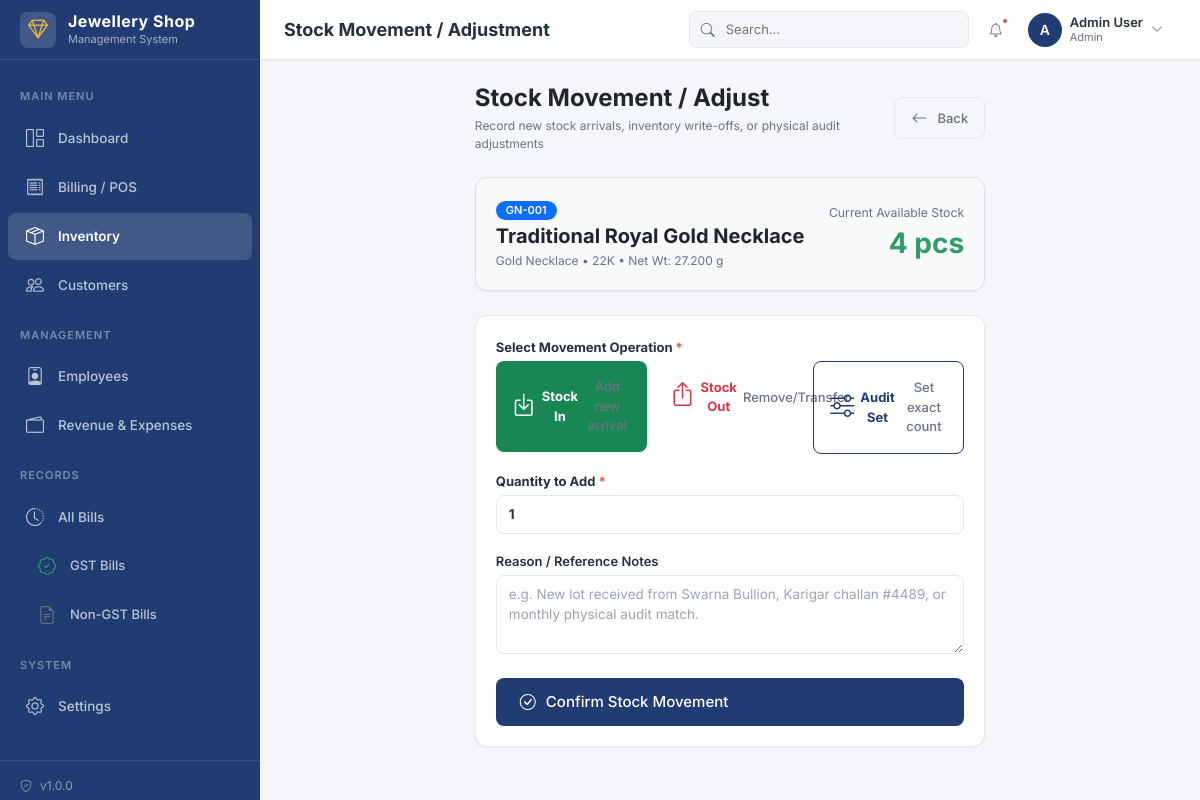
The app's page /modules/inventory/stock_adjust.php?id=1 (signed in) with its own data.
### tables this page shows
CREATE TABLE products (
    id INT AUTO_INCREMENT PRIMARY KEY,
    product_code VARCHAR(50) NOT NULL UNIQUE,
    barcode VARCHAR(100) DEFAULT '',
    name VARCHAR(200) NOT NULL,
    category_id INT NOT NULL,
    metal_type ENUM('gold', 'silver', 'diamond', 'platinum', 'other') DEFAULT 'gold',
    purity VARCHAR(20) DEFAULT '22K',
    gross_weight DECIMAL(10,3) DEFAULT 0.000,
    net_weight DECIMAL(10,3) DEFAULT 0.000,
    stone_weight DECIMAL(10,3) DEFAULT 0.000,
    stone_charges DECIMAL(10,2) DEFAULT 0.00,
    making_charges_type ENUM('per_gram', 'percentage', 'fixed') DEFAULT 'per_gram',
    making_charges DECIMAL(10,2) DEFAULT 0.00,
    wastage_percentage DECIMAL(5,2) DEFAULT 0.00,
    purchase_price DECIMAL(12,2) DEFAULT 0.00,
    selling_price DECIMAL(12,2) DEFAULT 0.00,
    stock_quantity INT DEFAULT 1,
    min_stock_level INT DEFAULT 1,
    supplier_id INT DEFAULT NULL,
    description TEXT,
    image VARCHAR(255) DEFAULT '',
    is_active TINYINT(1) DEFAULT 1,
    created_at TIMESTAMP DEFAULT CURRENT_TIMESTAMP,
    updated_at TIMESTAMP DEFAULT CURRENT_TIMESTAMP ON UPDATE CURRENT_TIMESTAMP,
    FOREIGN KEY (category_id) REFERENCES categories(id) ON DELETE RESTRICT,
    FOREIGN KEY (supplier_id) REFERENCES suppliers(id) ON DELETE SET NULL,
    INDEX idx_product_code (product_code),
    INDEX idx_barcode (barcode),
    INDEX idx_name (name),
    INDEX idx_category (category_id),
    INDEX idx_metal_type (metal_type),
    INDEX idx_stock (stock_quantity),
    INDEX idx_is_active (is_active)
);

CREATE TABLE categories (
    id INT AUTO_INCREMENT PRIMARY KEY,
    name VARCHAR(100) NOT NULL,
    metal_type ENUM('gold', 'silver', 'diamond', 'platinum', 'other') DEFAULT 'gold',
    description TEXT,
    is_active TINYINT(1) DEFAULT 1,
    created_at TIMESTAMP DEFAULT CURRENT_TIMESTAMP,
    INDEX idx_name (name),
    INDEX idx_metal_type (metal_type)
);

### config/database.php (called while the page is built, shortened)
<?php
function appUrl($path = '') {
    $scriptName = $_SERVER['SCRIPT_NAME'] ?? '';
    $base = '';
    if (strpos($scriptName, '/POS-Jewellery') === 0) {
        $base = '/POS-Jewellery';
    }
    $path = ltrim($path, '/');
    return $base . ($path ? '/' . $path : '');
}
function url($path = '') {
    return appUrl($path);
}
function sanitize($input) {
    return htmlspecialchars(trim($input), ENT_QUOTES, 'UTF-8');
}
function formatWeight($weight) {
    return number_format((float)$weight, 3) . ' g';
}

### modules/inventory/stock_adjust.php (the view, shortened to what this page needs)
<?php
require_once __DIR__ . '/../../config/database.php';
$productId = (int)($_GET['id'] ?? 0);
$pdo = getDBConnection();
$stmt = $pdo->prepare("SELECT p.*, c.name as category_name FROM products p LEFT JOIN categories c ON p.category_id = c.id WHERE p.id = ? AND p.is_active = 1");
$stmt->execute([$productId]);
$product = $stmt->fetch();
include __DIR__ . '/../../includes/header.php';
?>
<div class="row justify-content-center">
    <div class="col-md-7">
        <div class="d-flex justify-content-between align-items-center mb-4">
            <div>
                <h4 class="mb-1 fw-bold text-dark">Stock Movement / Adjust</h4>
                <p class="text-muted fs-sm mb-0">Record new stock arrivals, inventory write-offs, or physical audit adjustments</p>
            </div>
            <a href="<?php echo url('modules/inventory/index.php'); ?>" class="btn btn-outline-secondary">
                <i class="bi bi-arrow-left me-1"></i> Back
            </a>
        </div>
        <div class="card mb-4 bg-light border">
            <div class="card-body">
                <div class="d-flex align-items-center justify-content-between">
                    <div>
                        <span class="badge bg-primary mb-1"><?php echo sanitize($product['product_code']); ?></span>
                        <h5 class="mb-1 text-dark fw-bold"><?php echo sanitize($product['name']); ?></h5>
                        <div class="fs-sm text-muted">
                            <?php echo sanitize($product['category_name']); ?> &bull; <?php echo sanitize($product['purity']); ?> &bull; Net Wt: <?php echo formatWeight($product['net_weight']); ?>
                        </div>
                    </div>
                    <div class="text-end">
                        <small class="text-muted d-block">Current Available Stock</small>
                        <span class="fs-3 fw-bold <?php echo $product['stock_quantity'] <= $product['min_stock_level'] ? 'text-danger' : 'text-success'; ?>">
                            <?php echo $product['stock_quantity']; ?> pcs
                        </span>
                    </div>
                </div>
            </div>
        </div>
        <form method="POST" action="">
            <div class="card mb-4">
                <div class="card-body">
                    <div class="mb-3">
                        <label class="form-label fw-bold">Select Movement Operation <span class="text-danger">*</span></label>
                        <div class="row g-2">
                            <div class="col-4">
                                <label class="btn btn-outline-success w-100 py-3" for="type_in">
                                    <i class="bi bi-box-arrow-in-down fs-4 d-block mb-1"></i>
                                    <strong>Stock In</strong>
                                    <div class="fs-xs text-muted">Add new arrival</div>
                                </label>
                            </div>
                            <div class="col-4">
                                <label class="btn btn-outline-danger w-100 py-3" for="type_out">
                                    <i class="bi bi-box-arrow-up fs-4 d-block mb-1"></i>
                                    <strong>Stock Out</strong>
                                    <div class="fs-xs text-muted">Remove/Transfer</div>
                                </label>
                            </div>
                            <div class="col-4">
                                <label class="btn btn-outline-primary w-100 py-3" for="type_adj">
                                    <i class="bi bi-sliders fs-4 d-block mb-1"></i>
                                    <strong>Audit Set</strong>
                                    <div class="fs-xs text-muted">Set exact count</div>
                                </label>
                            </div>
                        </div>
                    </div>
                    <div class="mb-3">
                        <label class="form-label fw-bold" id="quantityLabel">Quantity to Add <span class="text-danger">*</span></label>
                        <input type="number" min="1" step="1" class="form-control form-control-lg fw-bold" name="quantity" id="quantityInput" required value="1">
                    </div>
                    <div class="mb-3">
                        <label class="form-label">Reason / Reference Notes</label>
                        <textarea class="form-control" name="notes" rows="3" placeholder="e.g. New lot received from Swarna Bullion, Karigar challan #4489, or monthly physical audit match."></textarea>
                    </div>
                    <div class="d-grid mt-4">
                        <button type="submit" class="btn btn-primary btn-lg">
                            <i class="bi bi-check-circle me-1"></i> Confirm Stock Movement
                        </button>
                    </div>
                </div>
            </div>
        </form>
    </div>
</div>
<?php include __DIR__ . '/../../includes/footer.php'; ?>

### assets/css/style.css (style rules this page uses)
:root { --primary: #213C72; --primary-light: #2d4f94; --primary-dark: #182c54; --secondary: #F4F6F9; --background: #FFFFFF; --success: #2E9D68; --success-light: #e8f5ef; --warning: #F4B740; --warning-light: #fef6e4; --danger: #DC5555; --danger-light: #fce8e8; --info: #3B82F6; --info-light: #eff6ff; --text: #263238; --text-muted: #6B7280; --text-light: #9CA3AF; --border: #E5E7EB; --border-light: #F3F4F6; --sidebar-width: 260px; --topbar-height: 60px; --shadow-sm: 0 1px 2px rgba(0,0,0,0.05); --shadow: 0 1px 3px rgba(0,0,0,0.1), 0 1px 2px rgba(0,0,0,0.06); --shadow-md: 0 4px 6px -1px rgba(0,0,0,0.1), 0 2px 4px -1px rgba(0,0,0,0.06); --shadow-lg: 0 10px 15px -3px rgba(0,0,0,0.1), 0 4px 6px -2px rgba(0,0,0,0.05); --radius: 8px; --radius-sm: 4px; --radius-lg: 12px; --transition: all 0.2s ease; }
* { margin: 0; padding: 0; box-sizing: border-box; }
body { font-family: 'Inter', -apple-system, BlinkMacSystemFont, 'Segoe UI', Roboto, sans-serif; font-size: 14px; color: var(--text); background: var(--secondary); line-height: 1.5; overflow-x: hidden; }
a { color: var(--primary); text-decoration: none; transition: var(--transition); }
.card { background: var(--background); border: 1px solid var(--border); border-radius: var(--radius-lg); box-shadow: var(--shadow-sm); margin-bottom: 24px; transition: var(--transition); }
.card-body { padding: 20px; }
.btn { font-size: 13px; font-weight: 500; padding: 8px 16px; border-radius: var(--radius); transition: var(--transition); display: inline-flex; align-items: center; gap: 6px; border: none; cursor: pointer; }
.btn i { font-size: 16px; }
.btn-primary { background: var(--primary); color: #fff; }
.btn-outline-primary { background: transparent; border: 1px solid var(--primary); color: var(--primary); }
.btn-outline-secondary { background: transparent; border: 1px solid var(--border); color: var(--text-muted); }
.btn-lg { font-size: 15px; padding: 12px 24px; }
.form-label { font-size: 13px; font-weight: 600; color: var(--text); margin-bottom: 4px; }
.form-control { font-size: 13.5px; padding: 8px 12px; border: 1px solid var(--border); border-radius: var(--radius); transition: var(--transition); color: var(--text); }
.form-control::placeholder { color: var(--text-light); }
.badge { font-size: 11px; font-weight: 600; padding: 4px 10px; border-radius: 20px; }
.text-success { color: var(--success) !important; }
.text-danger { color: var(--danger) !important; }
.text-muted { color: var(--text-muted) !important; }
.fs-sm { font-size: 12px; }

### records on screen
products: product_code "GN-001", name "Traditional Royal Gold Necklace", category.name "Gold Necklace", purity "22K", net_weight "27.200 g", stock_quantity "4"

### other values on screen
getSetting('shop_name', 'Jewellery ERP') "Jewellery Shop"
APP_VERSION "1.0.0"
$pageTitle "Stock Movement / Adjustment"
substr($currentUser['name'], 0, 1) "A"
$currentUser['name'] "Admin User"
$currentUser['role'] "Admin"
